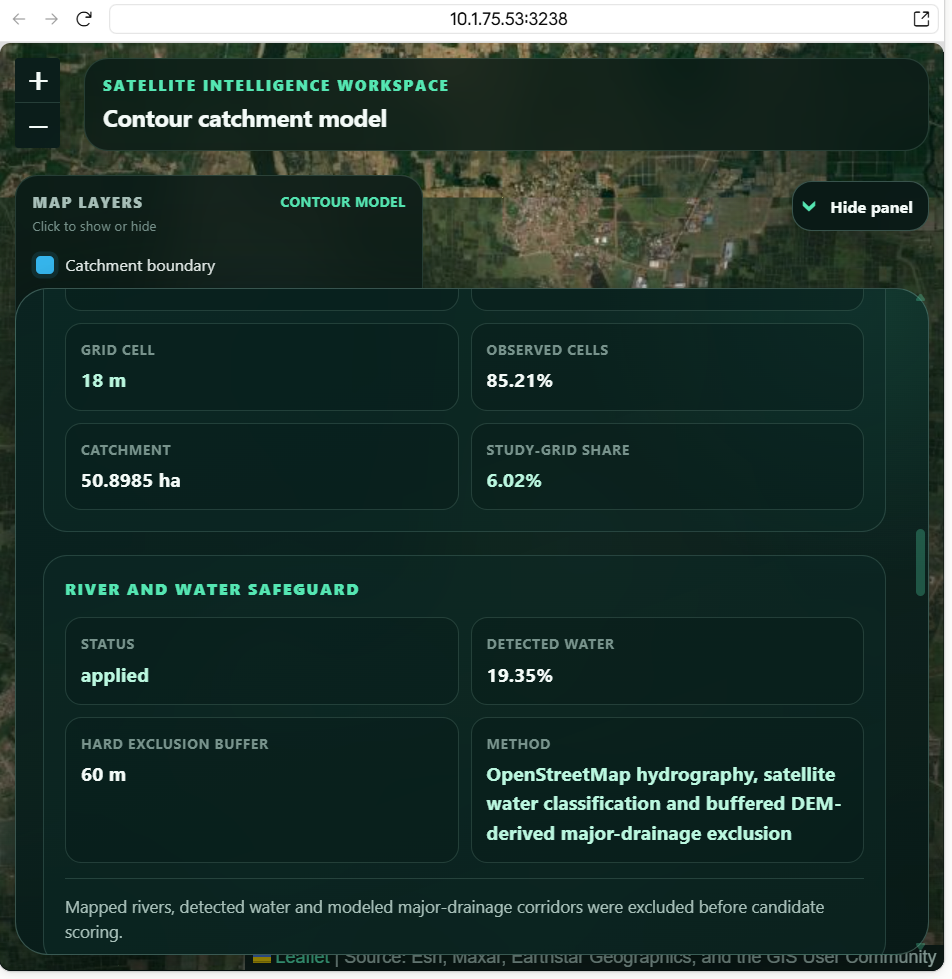
#> input picture phase3_report/options-oct15.png, 952 x 979 px; its folder holds only this picture in this run
$ python -i cv_analyzer.py   (imports and definitions only)
#> lines starting #> are read from the running program, lines starting #| are printed output that depends on the picture; after the words box and inside, x2 and y2 are one past the last pixel; in counts of white or black regions, pixels touching at a corner belong together
### backend/config.py
"""Typed application configuration loaded from environment variables."""

import os
from functools import lru_cache
from typing import Optional

from dotenv import load_dotenv
from sqlalchemy import URL

load_dotenv()


# [8 lines left out: function valid_geocoding_user_agent, not called in this run]


def _bool(name: str, default: bool) -> bool:
    value = os.getenv(name)
    if value is None:
        return default
    return value.strip().lower() in {"1", "true", "yes", "on"}


def _int(name: str, default: int, minimum: int = 0) -> int:
    try:
        return max(minimum, int(os.getenv(name, str(default))))
    except ValueError:
        return default


def _float(name: str, default: float, minimum: float = 0.0) -> float:
    try:
        return max(minimum, float(os.getenv(name, str(default))))
    except ValueError:
        return default


class Settings:
    """Dependency-free settings object suitable for scripts and FastAPI."""

    def __init__(self) -> None:
        self.app_name = os.getenv("APP_NAME", "Village Pond Planning API")
        self.app_env = os.getenv("APP_ENV", "development").strip().lower()
        self.log_level = os.getenv("LOG_LEVEL", "INFO").upper()
        self.cors_configured = "CORS_ORIGINS" in os.environ
        self.cors_origins = [
            origin.strip()
            for origin in os.getenv(
                "CORS_ORIGINS",
                "http://localhost:5173,http://127.0.0.1:5173",
            ).split(",")
            if origin.strip()
        ]
        self.trusted_hosts_configured = "TRUSTED_HOSTS" in os.environ
        self.trusted_hosts = [
            host.strip()
            for host in os.getenv(
                "TRUSTED_HOSTS", "localhost,127.0.0.1,testserver"
            ).split(",")
            if host.strip()
        ]
        self.enable_api_docs = _bool("ENABLE_API_DOCS", not self.production)

        self.analysis_max_radius_km = _float("ANALYSIS_MAX_RADIUS_KM", 5.0, 0.5)
        self.elevation_grid_min = _int("ELEVATION_GRID_MIN", 23, 9)
        self.elevation_grid_max = _int("ELEVATION_GRID_MAX", 121, self.elevation_grid_min)
        self.elevation_public_grid_max = _int("ELEVATION_PUBLIC_GRID_MAX", 23, 9)
        self.elevation_concurrency = _int("ELEVATION_CONCURRENCY", 4, 1)
        self.elevation_min_interval_seconds = _float(
            "ELEVATION_MIN_INTERVAL_SECONDS", 0.25, 0.0
        )
        self.external_retry_count = _int("EXTERNAL_RETRY_COUNT", 2, 0)
        self.external_retry_max_delay_seconds = _float(
            "EXTERNAL_RETRY_MAX_DELAY_SECONDS", 30.0, 1.0
        )
        self.external_timeout_seconds = _float("EXTERNAL_TIMEOUT_SECONDS", 25.0, 1.0)
        self.cache_ttl_seconds = _int("SOURCE_CACHE_TTL_SECONDS", 3600, 0)
        self.elevation_api_url = os.getenv(
            "ELEVATION_API_URL", "https://api.open-meteo.com/v1/elevation"
        ).strip()
        self.elevation_fallback_enabled = _bool("ELEVATION_FALLBACK_ENABLED", True)
        self.elevation_tile_url = os.getenv(
            "ELEVATION_TILE_URL",
            "https://s3.amazonaws.com/elevation-tiles-prod/terrarium/{z}/{x}/{y}.png",
        ).strip()
        self.elevation_tile_zoom = min(15, _int("ELEVATION_TILE_ZOOM", 12, 8))
        self.elevation_tile_max_count = _int("ELEVATION_TILE_MAX_COUNT", 16, 1)
        self.elevation_tile_max_bytes = _int(
            "ELEVATION_TILE_MAX_BYTES", 2 * 1024 * 1024, 1024
        )
        self.rainfall_api_url = os.getenv(
            "RAINFALL_API_URL", "https://archive-api.open-meteo.com/v1/archive"
        ).strip()
        self.rainfall_fallback_enabled = _bool("RAINFALL_FALLBACK_ENABLED", True)
        self.rainfall_fallback_url = os.getenv(
            "RAINFALL_FALLBACK_URL",
            "https://power.larc.nasa.gov/api/temporal/daily/point",
        ).strip()
        self.rainfall_max_response_bytes = _int(
            "RAINFALL_MAX_RESPONSE_BYTES", 5 * 1024 * 1024, 1024
        )
        self.open_meteo_api_key = os.getenv("OPEN_METEO_API_KEY", "").strip() or None
        self.open_meteo_use_authorized = _bool("OPEN_METEO_USE_AUTHORIZED", False)

        self.rainfall_start_year = _int("RAINFALL_START_YEAR", 1991, 1940)
        self.rainfall_end_year = _int("RAINFALL_END_YEAR", 2025, self.rainfall_start_year)
        self.rainfall_model = os.getenv("RAINFALL_MODEL", "era5_land").strip()
        self.rainfall_min_valid_years = _int("RAINFALL_MIN_VALID_YEARS", 20, 3)

        self.geocoding_user_agent = os.getenv(
            "GEOCODING_USER_AGENT",
            "VillagePondPlanning/2.0 (contact-not-configured)",
        )
        self.geocoding_url = os.getenv(
            "GEOCODING_URL", "https://nominatim.openstreetmap.org/search"
        ).strip()
        self.mapped_hydrography_tile_url = os.getenv(
            "MAPPED_HYDROGRAPHY_TILE_URL",
            "https://tile.openstreetmap.org/{z}/{x}/{y}.png",
        ).strip()
        self.geocoding_min_interval_seconds = _float(
            "GEOCODING_MIN_INTERVAL_SECONDS", 1.05, 1.0
        )

        self.history_enabled = _bool("HISTORY_ENABLED", False)
        self.history_api_key = os.getenv("HISTORY_API_KEY") or None
        self.rate_analyze_per_minute = _int("RATE_ANALYZE_PER_MINUTE", 6, 1)
        self.rate_contour_per_minute = _int("RATE_CONTOUR_PER_MINUTE", 6, 1)
        self.rate_search_per_minute = _int("RATE_SEARCH_PER_MINUTE", 20, 1)
        self.rate_history_per_minute = _int("RATE_HISTORY_PER_MINUTE", 30, 1)

        self.contour_max_upload_bytes = _int(
            "CONTOUR_MAX_UPLOAD_BYTES", 15 * 1024 * 1024, 1024
        )
        self.contour_max_uncompressed_bytes = _int(
            "CONTOUR_MAX_UNCOMPRESSED_BYTES", 30 * 1024 * 1024, 1024
        )
        self.contour_kmz_max_entries = _int("CONTOUR_KMZ_MAX_ENTRIES", 50, 1)
        self.contour_max_lines = _int("CONTOUR_MAX_LINES", 20_000, 3)
        self.contour_max_points = _int("CONTOUR_MAX_POINTS", 1_000_000, 100)
        self.contour_grid_min = _int("CONTOUR_GRID_MIN", 49, 17)
        self.contour_grid_max = _int(
            "CONTOUR_GRID_MAX", 181, self.contour_grid_min
        )
        self.contour_interpolation_iterations = _int(
            "CONTOUR_INTERPOLATION_ITERATIONS", 800, 50
        )
        self.contour_candidate_boundary_setback_m = _float(
            "CONTOUR_CANDIDATE_BOUNDARY_SETBACK_M", 75.0, 0.0
        )
        self.contour_detected_water_setback_m = _float(
            "CONTOUR_DETECTED_WATER_SETBACK_M", 60.0, 0.0
        )
        self.contour_modeled_channel_setback_m = _float(
            "CONTOUR_MODELED_CHANNEL_SETBACK_M", 60.0, 0.0
        )
        self.contour_major_drainage_fraction = min(
            0.5, _float("CONTOUR_MAJOR_DRAINAGE_FRACTION", 0.08, 0.001)
        )
        self.contour_candidate_option_count = min(
            5, _int("CONTOUR_CANDIDATE_OPTION_COUNT", 3, 1)
        )

        self.capture_efficiency = min(1.0, _float("CAPTURE_EFFICIENCY", 0.80, 0.0))
        self.pond_min_water_depth_m = _float("POND_MIN_WATER_DEPTH_M", 2.0, 0.5)
        self.pond_max_water_depth_m = max(
            self.pond_min_water_depth_m,
            _float("POND_MAX_WATER_DEPTH_M", 4.0, self.pond_min_water_depth_m),
        )
        self.pond_freeboard_m = _float("POND_FREEBOARD_M", 0.5, 0.0)
        self.pond_side_slope_h_to_v = _float("POND_SIDE_SLOPE_H_TO_V", 2.0, 0.0)
        self.pond_length_width_ratio = _float("POND_LENGTH_WIDTH_RATIO", 1.5, 1.0)
        self.approved_runoff_coefficient = self._optional_float(
            "APPROVED_RUNOFF_COEFFICIENT"
        )
        if (
            self.approved_runoff_coefficient is not None
            and self.approved_runoff_coefficient > 1.0
        ):
            self.approved_runoff_coefficient = None
        self.approved_runoff_coefficient_source = (
            os.getenv("APPROVED_RUNOFF_COEFFICIENT_SOURCE", "").strip() or None
        )
        self.design_rainfall_intensity_mm_h = self._optional_float(
            "DESIGN_RAINFALL_INTENSITY_MM_H"
        )

        self.imagery_tile_url = os.getenv(
            "IMAGERY_TILE_URL",
            "https://server.arcgisonline.com/ArcGIS/rest/services/World_Imagery/MapServer/tile/{z}/{y}/{x}",
        ).strip()
        self.imagery_source_name = os.getenv(
            "IMAGERY_SOURCE_NAME", "Esri World Imagery"
        ).strip()
        self.imagery_license_url = os.getenv(
            "IMAGERY_LICENSE_URL",
            "https://www.esri.com/en-us/legal/terms/full-master-agreement",
        ).strip()
        self.imagery_use_authorized = _bool("IMAGERY_USE_AUTHORIZED", False)

        database_url = os.getenv("DATABASE_URL")
        database_password = os.getenv("DB_PASSWORD")
        self.database_credentials_configured = bool(
            database_url or (database_password and database_password != "postgres")
        )
        if database_url:
            self.database_url: str | URL = database_url
        else:
            self.database_url = URL.create(
                drivername="postgresql+psycopg2",
                username=os.getenv("DB_USER", "postgres"),
                password=os.getenv("DB_PASSWORD", "postgres"),
                host=os.getenv("DB_HOST", "localhost"),
                port=_int("DB_PORT", 5432, 1),
                database=os.getenv("DB_NAME", "village_pond"),
            )

    @staticmethod
    def _optional_float(name: str) -> Optional[float]:
        value = os.getenv(name)
        if value is None or not value.strip():
            return None
        try:
            parsed = float(value)
        except ValueError:
            return None
        return parsed if parsed > 0 else None

    @property
    def production(self) -> bool:
        return self.app_env == "production"

    # [61 lines left out: function validation_errors, not called in this run]


@lru_cache(maxsize=1)
def get_settings() -> Settings:
    return Settings()
#> further down, picture is the input picture: shape (979, 952, 3); mean B, G, R 50.4, 56.9, 36.4

### backend/services/cv_analyzer.py
"""Radius-matched satellite mosaic and conservative land-cover screening."""

import asyncio
import logging
import math
from dataclasses import dataclass
from typing import Dict, List, Optional, Tuple

import cv2
import numpy as np

from config import get_settings
from services.cache import TTLCache
from services.http_client import get_with_retries
from services.quality import SourceInfo, UpstreamDataError

logger = logging.getLogger(__name__)
# [1 line that did not run here, left out]
# [1 line that did not run here, left out]
# Preserve valid tiles across partial upstream failures without caching a partial mosaic.
# [1 line that did not run here, left out]


@dataclass
class SatelliteMosaic:
    image: np.ndarray
    bounds: Tuple[float, float, float, float]
    zoom: int
    source: SourceInfo


@dataclass
class MappedHydrography:
    mask: np.ndarray
    bounds: Tuple[float, float, float, float]
    source: SourceInfo


@dataclass
class LandCoverResult:
    bare_surface_ratio: float
    vegetation_ratio: float
    water_ratio: float
    low_saturation_surface_ratio: float
    candidate_contour: Optional[np.ndarray]
    status: str
    message: str
    candidate_mask: Optional[np.ndarray] = None
    water_mask: Optional[np.ndarray] = None


# [35 lines left out: functions _lat_lng_to_tile, _lat_lng_to_fractional_tile, _study_bounds, _choose_zoom, not called in this run]


# [29 lines not run here, left out]


# [52 lines left out: functions _assemble_tile_crop, extract_mapped_water_mask, not called in this run]


# [145 lines not run here, left out]


def analyze_satellite_image(image: np.ndarray) -> LandCoverResult:
    """Classify broad RGB/HSV surface groups for screening, never ownership."""
    if image is None or image.ndim != 3 or image.shape[2] != 3:
        raise UpstreamDataError("satellite_imagery", "Decoded imagery has an invalid shape")
    grayscale = cv2.cvtColor(image, cv2.COLOR_BGR2GRAY)
    mean_brightness = float(np.mean(grayscale))
#> mean_brightness = 50.02
    contrast = float(np.std(grayscale))
#> contrast = 58.61
    if mean_brightness < 5 or mean_brightness > 250 or contrast < 4:
        raise UpstreamDataError("satellite_imagery", "Imagery appears blank or has insufficient contrast")

    hsv = cv2.cvtColor(image, cv2.COLOR_BGR2HSV)
    vegetation = cv2.inRange(hsv, np.array([32, 35, 25]), np.array([95, 255, 245]))
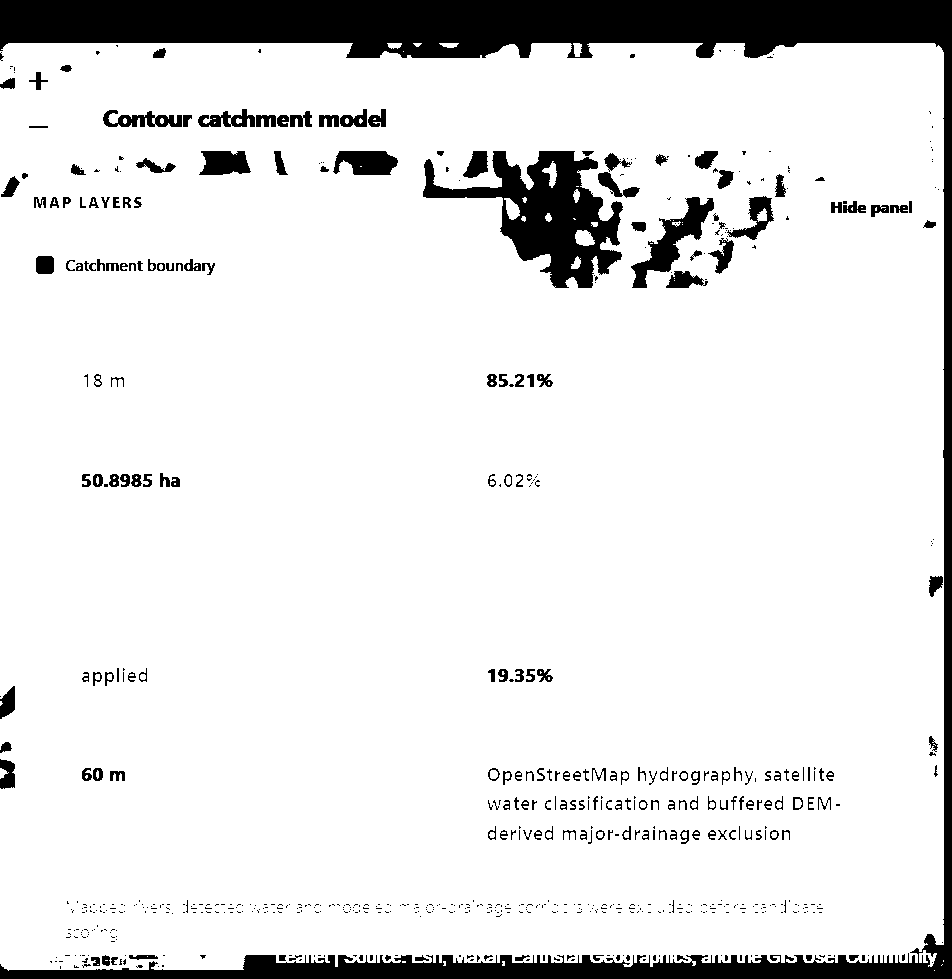
#> vegetation: shape (979, 952); 89.1% white; 696 black regions (488 under 20 px), largest, box (x1, y1, x2, y2) and area: (0, 0, 952, 979) 67070, (423, 151, 623, 288) 11329, (631, 197, 714, 288) 2298
    water_blue = cv2.inRange(hsv, np.array([88, 20, 12]), np.array([145, 255, 220]))
    water_dark = cv2.inRange(hsv, np.array([0, 0, 0]), np.array([180, 255, 48]))

    # Rivers in agricultural imagery are frequently dark teal, muddy or partly
    # shaded rather than strongly blue.  Add conservative channel-oriented
    # tests in BGR space instead of relying on hue alone.  False positives are
    # preferable here: this mask is a hard *exclusion*, never evidence that a
    # site is suitable.
    blue, green, red = cv2.split(image)
    cool_channel = (
        (blue.astype(np.int16) >= red.astype(np.int16) + 8)
        & (green.astype(np.int16) >= red.astype(np.int16) + 4)
        & (blue >= 30)
        & (grayscale <= 155)
    )
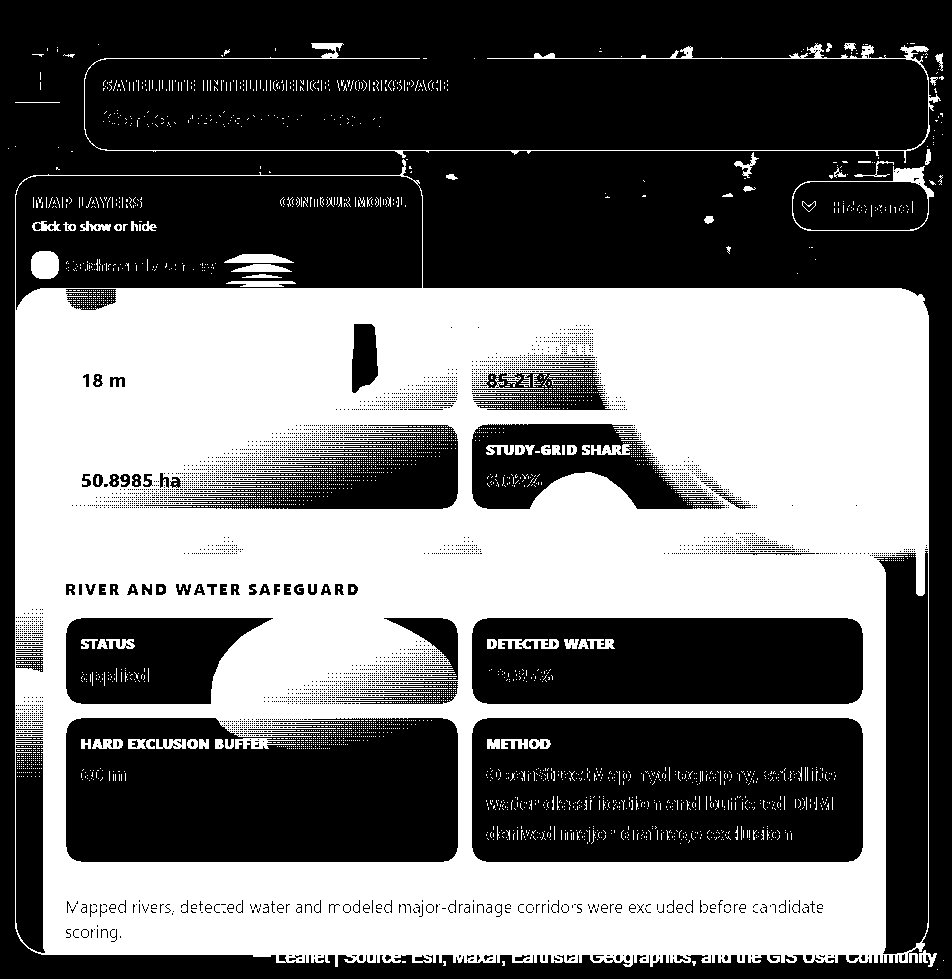
#> cool_channel: shape (979, 952) bool; 43.5% white; 4000 white regions (3930 under 20 px), largest, box (x1, y1, x2, y2) and area: (15, 159, 929, 967) 385891, (84, 43, 941, 163) 2999, (792, 166, 934, 231) 857
    cool_channel = cool_channel.astype(np.uint8) * 255
    water = cv2.bitwise_or(water_blue, water_dark)
    water = cv2.bitwise_or(water, cool_channel)
    water = cv2.morphologyEx(
        water,
        cv2.MORPH_CLOSE,
        cv2.getStructuringElement(cv2.MORPH_ELLIPSE, (5, 5)),
    )

    brown = cv2.inRange(hsv, np.array([5, 35, 45]), np.array([32, 255, 245]))
    sand = cv2.inRange(hsv, np.array([15, 18, 110]), np.array([38, 170, 255]))
    bare = cv2.bitwise_or(brown, sand)
    bare = cv2.bitwise_and(bare, cv2.bitwise_not(vegetation))
    # Maintain a conservative buffer around pixels classified as water. This
    # does not prove that all rivers are detected, but prevents known water
    # pixels from being reintroduced when the candidate polygon is simplified.
    water_buffer_kernel = cv2.getStructuringElement(cv2.MORPH_ELLIPSE, (9, 9))
    buffered_water = cv2.dilate(water, water_buffer_kernel)
    bare = cv2.bitwise_and(bare, cv2.bitwise_not(buffered_water))

    low_saturation = cv2.inRange(hsv, np.array([0, 0, 75]), np.array([180, 45, 230]))
    low_saturation = cv2.bitwise_and(low_saturation, cv2.bitwise_not(water))
    kernel = cv2.getStructuringElement(cv2.MORPH_ELLIPSE, (7, 7))
    bare = cv2.morphologyEx(bare, cv2.MORPH_CLOSE, kernel)
    bare = cv2.morphologyEx(bare, cv2.MORPH_OPEN, kernel)

    total = float(image.shape[0] * image.shape[1])
    def ratio(mask: np.ndarray) -> float:
        return cv2.countNonZero(mask) / total

    bare_ratio = ratio(bare)
#> bare_ratio = 0.0208
    vegetation_ratio = ratio(vegetation)
#> vegetation_ratio = 0.891
    water_ratio = ratio(water)
#> water_ratio = 0.855
    low_saturation_ratio = ratio(low_saturation)
#> low_saturation_ratio = 0.0107

    contours, _ = cv2.findContours(bare, cv2.RETR_EXTERNAL, cv2.CHAIN_APPROX_SIMPLE)
#> contours = 31 contours; largest, box (x1, y1, x2, y2) and area: (427, 155, 622, 284) 11040, (632, 197, 714, 280) 1828, (400, 43, 502, 55) 933, (339, 155, 394, 171) 664, (204, 155, 249, 171) 612
    minimum_region_area = total * 0.0025
    candidates = [contour for contour in contours if cv2.contourArea(contour) >= minimum_region_area]
#> candidates = 1 contour; box (x1, y1, x2, y2) and area: (427, 155, 622, 284) 11040
    largest = max(candidates, key=cv2.contourArea) if candidates else None
#> largest = contour of 468 points, box (x1, y1, x2, y2) (427, 155, 622, 284), area 11040
    candidate_mask = None
    if largest is not None:
        candidate_mask = np.zeros_like(bare)
        cv2.drawContours(candidate_mask, [largest], -1, 255, thickness=cv2.FILLED)
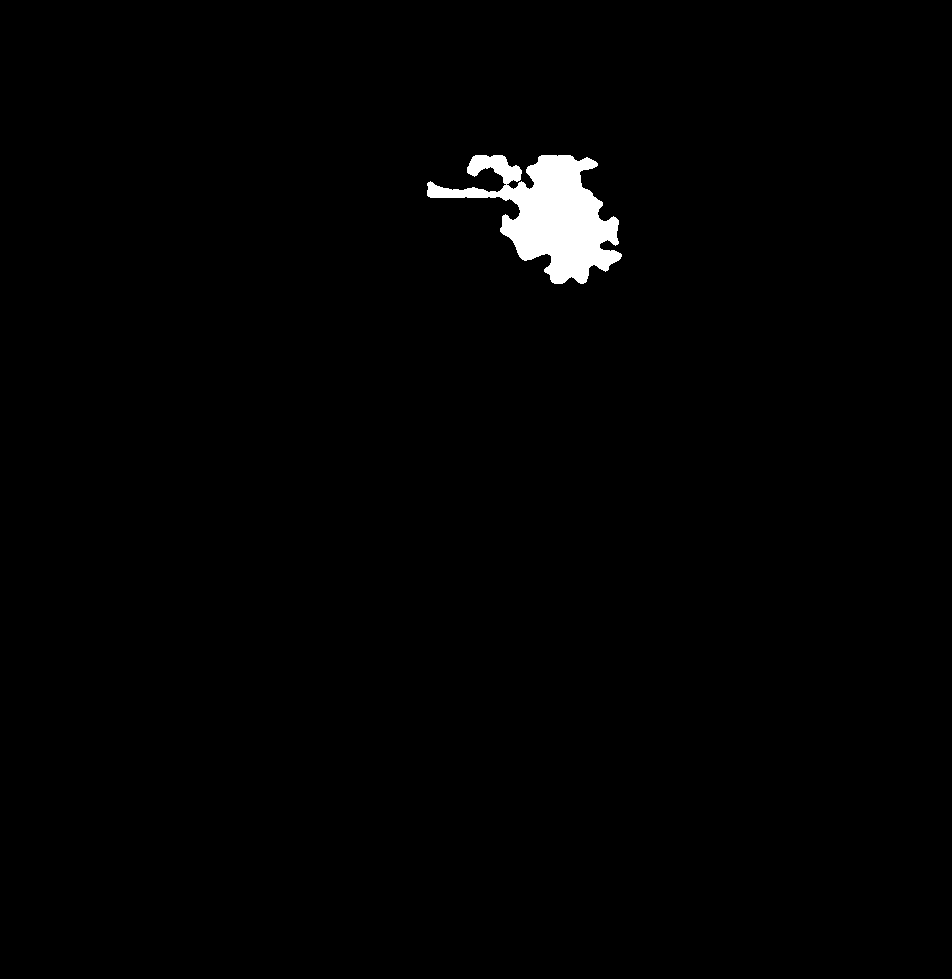
#> candidate_mask: shape (979, 952); 1.2% white; 1 white region, box (x1, y1, x2, y2) and area: (427, 155, 622, 284) 11453
        candidate_mask = cv2.bitwise_and(candidate_mask, bare)

    return LandCoverResult(
        bare_surface_ratio=round(bare_ratio, 4),
        vegetation_ratio=round(vegetation_ratio, 4),
        water_ratio=round(water_ratio, 4),
        low_saturation_surface_ratio=round(low_saturation_ratio, 4),
        candidate_contour=largest,
        status="degraded",
        message=(
            "Color-based surface screening excludes detected water with a conservative buffer; "
            "confirm seasonal rivers and land conditions during the site visit"
        ),
        candidate_mask=candidate_mask,
        water_mask=water,
    )


# [75 lines left out: functions raster_mask_to_terrain_grid, geospatial_mask_to_terrain_grid, buffer_terrain_exclusion, contour_to_polygon, not called in this run]

>>> import cv2
>>> picture = cv2.imread('../../phase3_report/options-oct15.png')
>>> result = analyze_satellite_image(picture)
